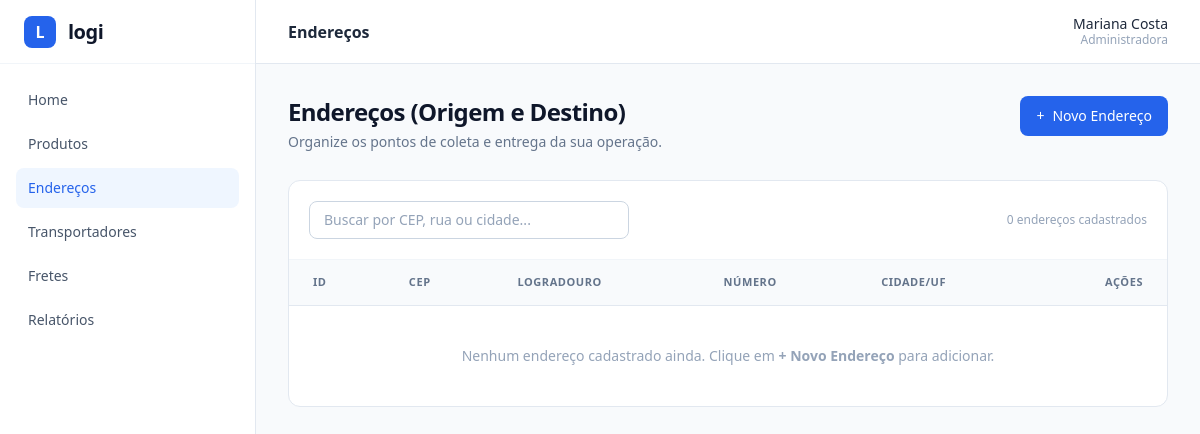
The page /enderecos.php on the database as committed earlier.
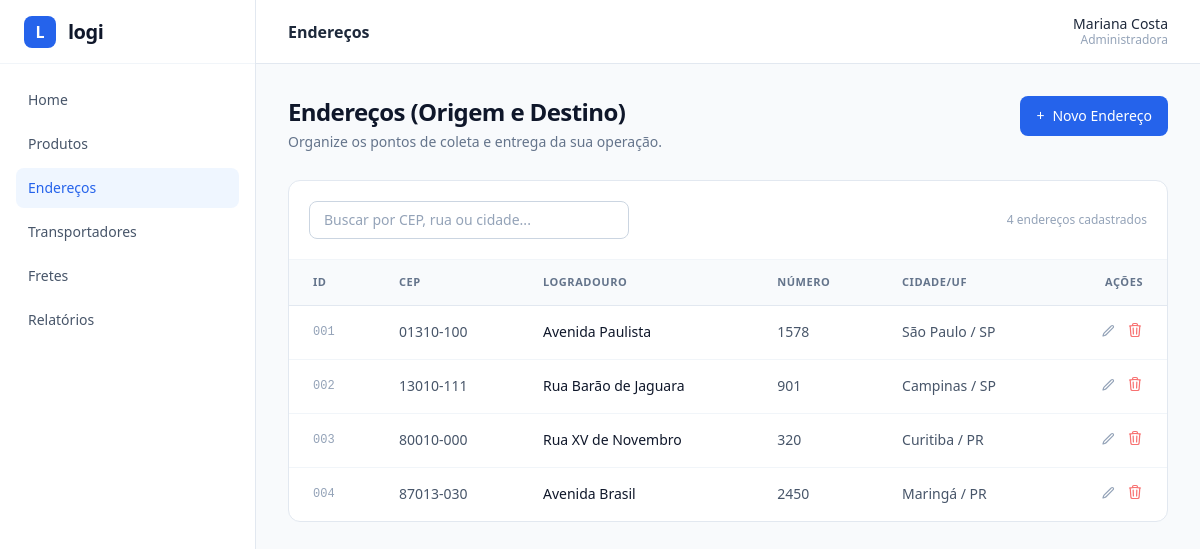
The same page on the database as committed later.
### tables this page shows
CREATE TABLE enderecos (
            id INTEGER PRIMARY KEY AUTOINCREMENT,
            cep TEXT NOT NULL,
            logradouro TEXT NOT NULL,
            numero TEXT NOT NULL,
            bairro TEXT NOT NULL,
            cidade TEXT NOT NULL,
            uf TEXT NOT NULL
        );

### enderecos.php (the view, shortened to what the changed rows need)
<?php
$pdo = getDb();
$ufs = [
    'AC', 'AL', 'AP', 'AM', 'BA', 'CE', 'DF', 'ES', 'GO',
    'MA', 'MT', 'MS', 'MG', 'PA', 'PB', 'PR', 'PE', 'PI',
    'RJ', 'RN', 'RS', 'RO', 'RR', 'SC', 'SP', 'SE', 'TO',
];
$modoFormulario = false;
$enderecoEdicao = [
    'id' => 0,
    'cep' => '',
    'logradouro' => '',
    'numero' => '',
    'bairro' => '',
    'cidade' => '',
    'uf' => '',
];
$enderecos = [];
if (!$modoFormulario) {
    $enderecos = $pdo->query('SELECT id, cep, logradouro, numero, bairro, cidade, uf FROM enderecos ORDER BY id ASC')->fetchAll();
}
require_once __DIR__ . '/includes/header.php';
?>
<?php if ($modoFormulario): ?>
    <?php $ehEdicao = ((int) $enderecoEdicao['id'] > 0); ?>
    <nav class="flex items-center gap-2 text-xs text-slate-400 mb-3">
        <a href="enderecos.php" class="hover:text-slate-600 transition">Endereços</a>
        <span>/</span>
        <span class="text-slate-600 font-medium"><?= $ehEdicao ? 'Editar endereço' : 'Novo endereço' ?></span>
    </nav>
    <div class="mb-7">
        <h1 class="text-2xl font-bold text-slate-900 tracking-tight">
            <?= $ehEdicao ? 'Editar Endereço' : 'Cadastrar Endereço' ?>
        </h1>
        <p class="text-sm text-slate-500 mt-1">Cadastre um ponto que poderá ser usado como origem ou destino.</p>
    </div>
    <form method="POST" action="enderecos.php" class="bg-white border border-slate-200 rounded-xl overflow-hidden">
        <input type="hidden" name="acao" value="salvar">
        <input type="hidden" name="id" value="<?= (int) $enderecoEdicao['id'] ?>">
        <div class="p-6 sm:p-8 space-y-6">
            <div class="flex items-center justify-between">
                <div>
                    <h2 class="text-base font-semibold text-slate-900">Informações do endereço</h2>
                    <p class="text-xs text-slate-500 mt-0.5">Informe os dados completos do local de coleta ou entrega.</p>
                </div>
                <span class="text-xs text-slate-400">* Campos obrigatórios</span>
            </div>
            <div class="grid grid-cols-1 sm:grid-cols-2 gap-6">
                <div>
                    <label for="cep" class="block text-sm font-medium text-slate-700 mb-2">
                        CEP *
                    </label>
                    <input
                        type="text"
                        id="cep"
                        name="cep"
                        required
                        value="<?= htmlspecialchars($enderecoEdicao['cep']) ?>"
                        placeholder="Ex.: 01310-100"
                        class="w-full rounded-lg border border-slate-300 px-3.5 py-2.5 text-sm text-slate-900 placeholder:text-slate-400 focus:border-blue-600 focus:outline-none focus:ring-2 focus:ring-blue-600/15"
                    >
                </div>
                <div>
                    <label for="logradouro" class="block text-sm font-medium text-slate-700 mb-2">
                        Logradouro / Rua *
                    </label>
                    <input
                        type="text"
                        id="logradouro"
                        name="logradouro"
                        required
                        value="<?= htmlspecialchars($enderecoEdicao['logradouro']) ?>"
                        placeholder="Ex.: Avenida Paulista"
                        class="w-full rounded-lg border border-slate-300 px-3.5 py-2.5 text-sm text-slate-900 placeholder:text-slate-400 focus:border-blue-600 focus:outline-none focus:ring-2 focus:ring-blue-600/15"
                    >
                </div>
            </div>
            <div class="grid grid-cols-1 sm:grid-cols-2 gap-6">
                <div>
                    <label for="numero" class="block text-sm font-medium text-slate-700 mb-2">
                        Número *
                    </label>
                    <input
                        type="text"
                        id="numero"
                        name="numero"
                        required
                        value="<?= htmlspecialchars($enderecoEdicao['numero']) ?>"
                        placeholder="Ex.: 1578"
                        class="w-full rounded-lg border border-slate-300 px-3.5 py-2.5 text-sm text-slate-900 placeholder:text-slate-400 focus:border-blue-600 focus:outline-none focus:ring-2 focus:ring-blue-600/15"
                    >
                </div>
                <div>
                    <label for="bairro" class="block text-sm font-medium text-slate-700 mb-2">
                        Bairro *
                    </label>
                    <input
                        type="text"
                        id="bairro"
                        name="bairro"
                        required
                        value="<?= htmlspecialchars($enderecoEdicao['bairro']) ?>"
                        placeholder="Ex.: Bela Vista"
                        class="w-full rounded-lg border border-slate-300 px-3.5 py-2.5 text-sm text-slate-900 placeholder:text-slate-400 focus:border-blue-600 focus:outline-none focus:ring-2 focus:ring-blue-600/15"
                    >
                </div>
            </div>
            <div class="grid grid-cols-1 sm:grid-cols-2 gap-6">
                <div>
                    <label for="cidade" class="block text-sm font-medium text-slate-700 mb-2">
                        Cidade *
                    </label>
                    <input
                        type="text"
                        id="cidade"
                        name="cidade"
                        required
                        value="<?= htmlspecialchars($enderecoEdicao['cidade']) ?>"
                        placeholder="Ex.: São Paulo"
                        class="w-full rounded-lg border border-slate-300 px-3.5 py-2.5 text-sm text-slate-900 placeholder:text-slate-400 focus:border-blue-600 focus:outline-none focus:ring-2 focus:ring-blue-600/15"
                    >
                </div>
                <div>
                    <label for="uf" class="block text-sm font-medium text-slate-700 mb-2">
                        UF (Estado) *
                    </label>
                    <select
                        id="uf"
                        name="uf"
                        required
                        class="w-full rounded-lg border border-slate-300 bg-white px-3.5 py-2.5 text-sm text-slate-900 focus:border-blue-600 focus:outline-none focus:ring-2 focus:ring-blue-600/15"
                    >
                        <option value="">Selecione o estado</option>
                        <?php foreach ($ufs as $sigla): ?>
                            <option value="<?= $sigla ?>" <?= ($enderecoEdicao['uf'] === $sigla) ? 'selected' : '' ?>>
                                <?= $sigla ?>
                            </option>
                        <?php endforeach; ?>
                    </select>
                </div>
            </div>
        </div>
        <div class="bg-slate-50/70 border-t border-slate-200 px-6 sm:px-8 py-4 flex flex-col sm:flex-row sm:items-center sm:justify-between gap-3">
            <p class="text-xs text-slate-400">O CEP pode ser digitado livremente, com ou sem hífen.</p>
            <div class="flex items-center justify-end gap-3">
                <a
                    href="enderecos.php"
                    class="px-4 py-2 rounded-lg border border-slate-300 bg-white text-sm font-medium text-slate-700 hover:bg-slate-50 transition"
                >
                    Cancelar
                </a>
                <button
                    type="submit"
                    class="px-5 py-2 rounded-lg bg-blue-600 text-sm font-medium text-white hover:bg-blue-700 transition cursor-pointer"
                >
                    <?= $ehEdicao ? 'Atualizar Endereço' : 'Salvar Endereço' ?>
                </button>
            </div>
        </div>
    </form>
    <p class="text-xs text-slate-400 mt-4">
        Este endereço ficará disponível para seleção ao gerar um frete.
    </p>
<?php else: ?>
    <div class="flex flex-col sm:flex-row sm:items-center sm:justify-between gap-4 mb-7">
        <div>
            <h1 class="text-2xl font-bold text-slate-900 tracking-tight">Endereços (Origem e Destino)</h1>
            <p class="text-sm text-slate-500 mt-1">Organize os pontos de coleta e entrega da sua operação.</p>
        </div>
        <a
            href="enderecos.php?acao=novo"
            class="inline-flex items-center justify-center gap-2 px-4 py-2.5 rounded-lg bg-blue-600 text-sm font-medium text-white hover:bg-blue-700 transition self-start"
        >
            <span>+</span>
            <span>Novo Endereço</span>
        </a>
    </div>
    <div class="bg-white border border-slate-200 rounded-xl overflow-hidden">
        <div class="p-5 flex flex-col sm:flex-row sm:items-center sm:justify-between gap-4 border-b border-slate-100">
            <div class="relative w-full sm:w-80">
                <input
                    type="text"
                    id="buscaEndereco"
                    placeholder="Buscar por CEP, rua ou cidade..."
                    class="w-full rounded-lg border border-slate-300 pl-3.5 pr-3.5 py-2 text-sm text-slate-900 placeholder:text-slate-400 focus:border-blue-600 focus:outline-none focus:ring-2 focus:ring-blue-600/15"
                >
            </div>
            <span id="contadorEnderecos" class="text-xs text-slate-400">
                <?= count($enderecos) ?> <?= count($enderecos) === 1 ? 'endereço cadastrado' : 'endereços cadastrados' ?>
            </span>
        </div>
        <div class="overflow-x-auto">
            <table class="w-full text-left border-collapse">
                <thead>
                    <tr class="bg-slate-50 border-b border-slate-200 text-[11px] font-semibold uppercase tracking-wider text-slate-500">
                        <th class="py-3.5 px-6">ID</th>
                        <th class="py-3.5 px-6">CEP</th>
                        <th class="py-3.5 px-6">Logradouro</th>
                        <th class="py-3.5 px-6">Número</th>
                        <th class="py-3.5 px-6">Cidade/UF</th>
                        <th class="py-3.5 px-6 text-right">Ações</th>
                    </tr>
                </thead>
                <tbody class="divide-y divide-slate-100 text-sm">
                    <?php if (empty($enderecos)): ?>
                        <tr>
                            <td colspan="6" class="py-10 px-6 text-center text-slate-400">
                                Nenhum endereço cadastrado ainda. Clique em <strong>+ Novo Endereço</strong> para adicionar.
                            </td>
                        </tr>
                    <?php else: ?>
                        <?php foreach ($enderecos as $endereco):
                            $idFormatado = str_pad((string) $endereco['id'], 3, '0', STR_PAD_LEFT);
                            $cidadeUf = $endereco['cidade'] . ' / ' . $endereco['uf'];
                            $textoBusca = mb_strtolower(
                                $idFormatado . ' ' . $endereco['id'] . ' ' . $endereco['cep'] . ' ' .
                                $endereco['logradouro'] . ' ' . $endereco['bairro'] . ' ' . $cidadeUf
                            );
                        ?>
                            <tr
                                class="linha-endereco hover:bg-slate-50/70 transition"
                                data-busca="<?= htmlspecialchars($textoBusca) ?>"
                            >
                                <td class="py-4 px-6 text-slate-400 font-mono text-xs"><?= htmlspecialchars($idFormatado) ?></td>
                                <td class="py-4 px-6 text-slate-600"><?= htmlspecialchars($endereco['cep']) ?></td>
                                <td class="py-4 px-6 font-medium text-slate-900"><?= htmlspecialchars($endereco['logradouro']) ?></td>
                                <td class="py-4 px-6 text-slate-600"><?= htmlspecialchars($endereco['numero']) ?></td>
                                <td class="py-4 px-6 text-slate-600"><?= htmlspecialchars($cidadeUf) ?></td>
                                <td class="py-4 px-6">
                                    <div class="flex items-center justify-end gap-3">
                                        <a
                                            href="enderecos.php?editar=<?= (int) $endereco['id'] ?>"
                                            title="Editar endereço"
                                            class="text-slate-400 hover:text-blue-600 transition"
                                        >
                                            <svg class="w-4 h-4" fill="none" stroke="currentColor" stroke-width="1.8" viewBox="0 0 24 24">
                                                <path stroke-linecap="round" stroke-linejoin="round" d="M16.862 4.487l1.687-1.688a1.875 1.875 0 112.652 2.652L10.582 16.07a4.5 4.5 0 01-1.897 1.13L6 18l.8-2.685a4.5 4.5 0 011.13-1.897l8.932-8.931z" />
                                            </svg>
                                        </a>
                                        <form
                                            method="POST"
                                            action="enderecos.php"
                                            onsubmit="return confirm('Deseja realmente excluir este endereço?');"
                                            class="inline"
                                        >
                                            <button
                                                type="submit"
                                                title="Excluir endereço"
                                                class="text-red-400 hover:text-red-600 transition cursor-pointer"
                                            >
                                            </button>
                                        </form>
                                    </div>
                                </td>
                            </tr>
                        <?php endforeach; ?>
                    <?php endif; ?>
                </tbody>
            </table>
        </div>
    </div>
<?php endif; ?>
<?php require_once __DIR__ . '/includes/footer.php'; ?>

### includes/sidebar.php (shortened to what the changed rows need)
<?php
$itensMenu = [
    ['arquivo' => 'index.php', 'label' => 'Home'],
    ['arquivo' => 'produtos.php', 'label' => 'Produtos'],
    ['arquivo' => 'enderecos.php', 'label' => 'Endereços'],
    ['arquivo' => 'transportadores.php', 'label' => 'Transportadores'],
    ['arquivo' => 'fretes.php', 'label' => 'Fretes'],
    ['arquivo' => 'relatorios.php', 'label' => 'Relatórios'],
];
?>
<aside class="w-64 bg-white border-r border-slate-200 flex flex-col shrink-0">
    <nav class="p-4 space-y-1">
        <?php foreach ($itensMenu as $item):
            $ativo = ($paginaAtual === $item['arquivo']);
            $classes = $ativo
                ? 'bg-blue-50 text-blue-600 font-medium'
                : 'text-slate-600 hover:bg-slate-50 hover:text-slate-900';
        ?>
            <a href="<?= $item['arquivo'] ?>" class="flex items-center px-3 py-2.5 rounded-lg text-sm transition <?= $classes ?>">
                <?= htmlspecialchars($item['label']) ?>
            </a>
        <?php endforeach; ?>
    </nav>
</aside>

Rows that differ between the two databases and show on the page:
added enderecos: id "001", cep "01310-100", logradouro "Avenida Paulista", numero "1578", cidadeUf "São Paulo / SP", bairro "Bela Vista" (drawn)
added enderecos: id "002", cep "13010-111", logradouro "Rua Barão de Jaguara", numero "901", cidadeUf "Campinas / SP"
added enderecos: id "003", cep "80010-000", logradouro "Rua XV de Novembro", numero "320", cidadeUf "Curitiba / PR"
added enderecos: id "004", cep "87013-030", logradouro "Avenida Brasil", numero "2450", cidadeUf "Maringá / PR"
Other text that changed with them:
count($enderecos): "0" → "4"
text no longer shown: "Nenhum endereço cadastrado ainda. Clique em + Novo Endereço para adicionar."
